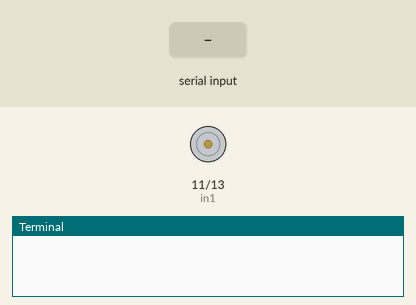
This program was run on a simulated Raspberry Pi (header pin numbers). Parts: motor-driver pin pairs drawn as motors (green arrow = first pin HIGH = forward, orange = second pin HIGH = backward, longer = more drive, scaled by the enable pin), the last lines printed to the terminal. The test bench sets the inputs (shaded band). At 8.8 s the program stops and its outputs stay as they are.

Above: at 1.2 s.
1.3 s: "r" typed at the terminal, then Enter
At 2.5 s:
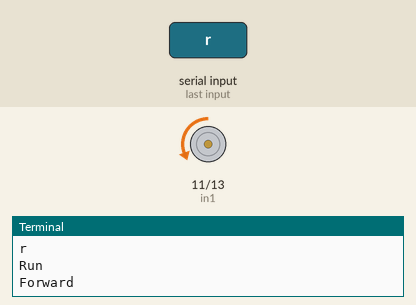
2.8 s: "f" typed at the terminal, then Enter
At 3.7 s:
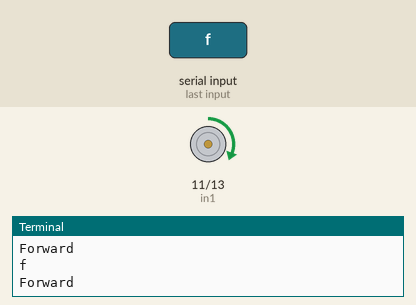
4.3 s: "h" typed at the terminal, then Enter
At 4.9 s:
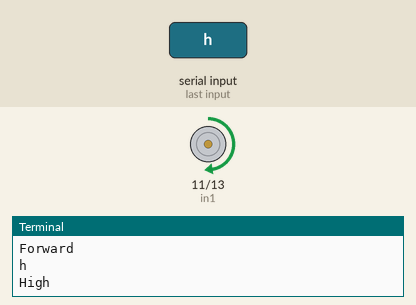
5.8 s: "s" typed at the terminal, then Enter
At 7.0 s:
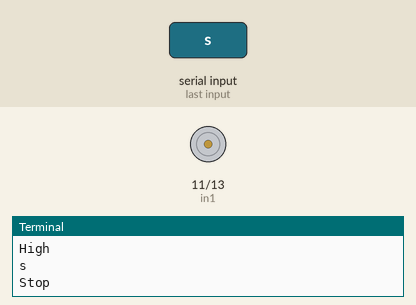
7.3 s: "b" typed at the terminal, then Enter
At 8.4 s:
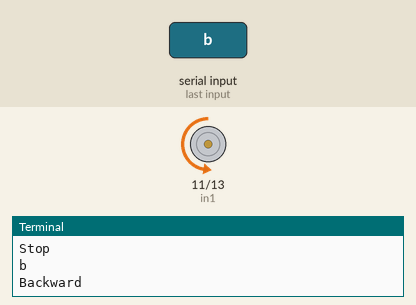
8.8 s: "e" typed at the terminal, then Enter
At 9.5 s:
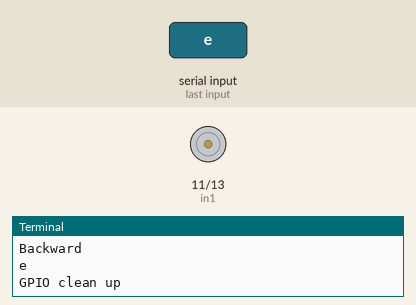
Timing chart, 0 to 10.3 s (numbered marks = the images above; inputs shaded):
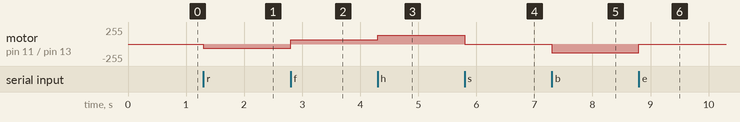

The program:

MotorController.py
```python
import RPi.GPIO as GPIO
import time

in1 = 11
in2 = 13
en = 15
temp1 = 1

GPIO.setmode(GPIO.BOARD)
GPIO.setup(in1, GPIO.OUT)
GPIO.setup(in2, GPIO.OUT)
GPIO.setup(en, GPIO.OUT)
GPIO.output(in1, GPIO.LOW)
GPIO.output(in2, GPIO.LOW)
p = GPIO.PWM(en, 1000)

p.start(25)

while True:

    x = input()

    if x== 'r':
        print("Run")
        if(temp1 == 1):
            GPIO.output(in1,GPIO.LOW)
            GPIO.output(in2,GPIO.HIGH)
            print("Forward")
            x = 'z'
        else:
            GPIO.output(in1,GPIO.HIGH)
            GPIO.output(in2,GPIO.LOW)
            print("Backward")
            x = 'z'

    elif x == 's':
            print("Stop")
            GPIO.output(in1,GPIO.LOW)
            GPIO.output(in2,GPIO.LOW)
            x = 'z'

    elif x == 'f':
        print("Forward")
        GPIO.output(in1,GPIO.HIGH)
        GPIO.output(in2,GPIO.LOW)
        temp1 = 1
        x = 'z'

    elif x == 'b':
        print("Backward")
        GPIO.output(in1,GPIO.LOW)
        GPIO.output(in2,GPIO.HIGH)
        temp1 = 0
        x = 'z'

    elif x == 'l':
        print("Low")
        p.ChangeDutyCycle(15)
        x = 'z'

    elif x == 'm':
        print("medium")
        p.ChangeDutyCycle(25)
        x = 'z'

    elif x == 'h':
        print("High")
        p.ChangeDutyCycle(50)
        x = 'z'

    elif x == 'e':
        GPIO.cleanup()
        print("GPIO clean up")
        break

    else:
        try:
            val = int(x)
            print("User assigned speed")
            p.ChangeDutyCycle(val)
            x = 'z'

        except ValueError:
            print("<<< wrong data >>>")
            print("Please enter the defined data to continue.")
```

Measured:
- after the input at 1.3 s, motor on pin 11 (in1) / pin 13 (in2): stopped → backward 64/255 at once
- after the input at 2.8 s, motor on pin 11 (in1) / pin 13 (in2): backward 64/255 → forward 64/255 at once
- after the input at 4.3 s, motor on pin 11 (in1) / pin 13 (in2): forward 64/255 → forward 128/255 at once
- after the input at 5.8 s, motor on pin 11 (in1) / pin 13 (in2): forward 128/255 → stopped at once
- after the input at 7.3 s, motor on pin 11 (in1) / pin 13 (in2): stopped → backward 128/255 at once
- after the input at 8.8 s, motor on pin 11 (in1) / pin 13 (in2): backward 128/255 → stopped at once
